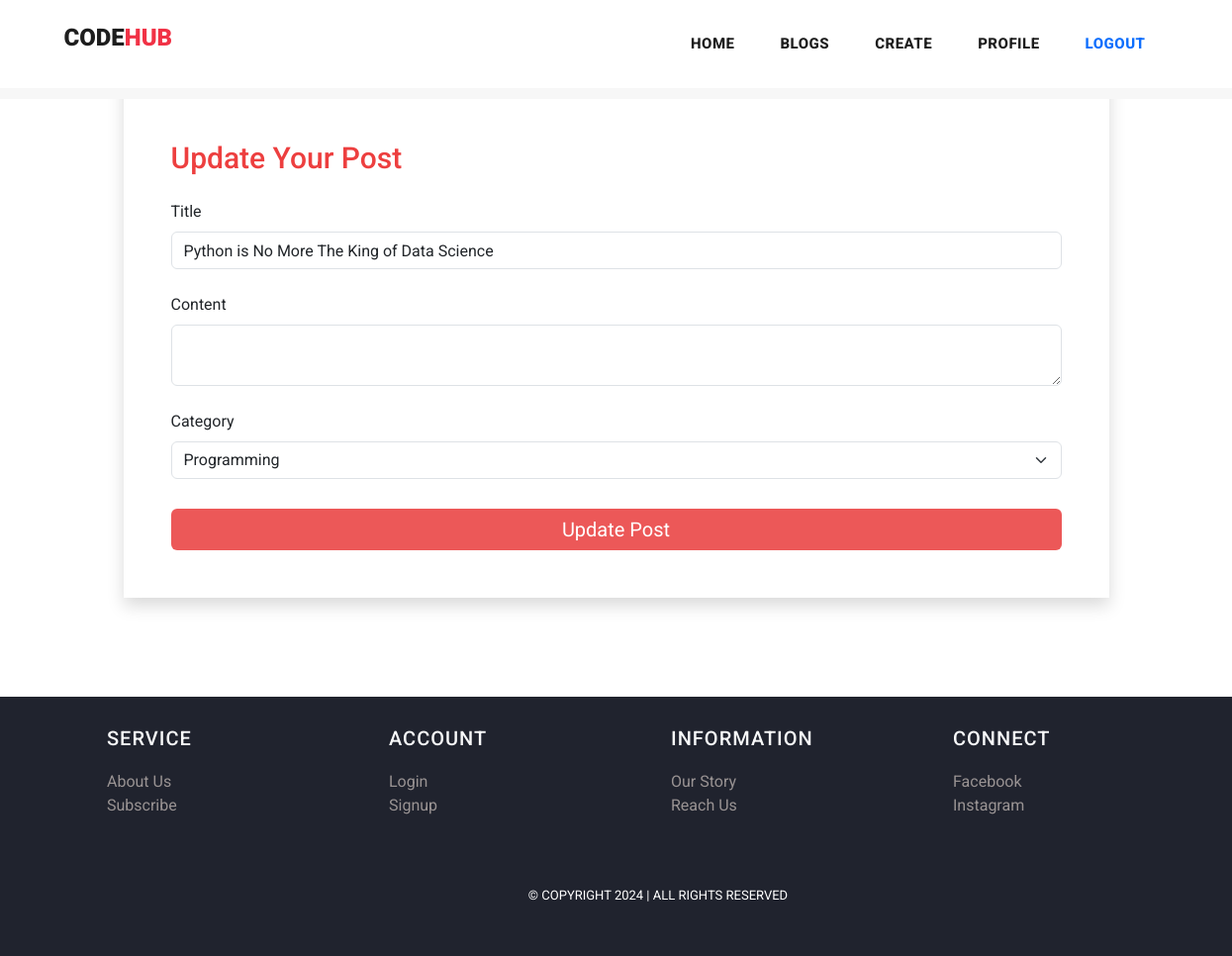
The page /post/edit/8 (signed in) on the database its author committed.
### myapp/models.py (models this page shows, shortened)
class Post(models.Model):
    postname = models.CharField(max_length=600)
    CATEGORY_CHOICES = [
        ('Programming', 'Programming'),
        ('Travel', 'Travel'),
        ('Education', 'Education'),
        ('Technology', 'Technology'),
        ('ArtificialIntelligence', 'ArtificialIntelligence'),
    ]
    category = models.CharField(max_length=600, choices=CATEGORY_CHOICES)
    image = models.ImageField(upload_to='images/posts',blank=True,null=True)
    content = tinymce_models.HTMLField()
    time = models.CharField(default=time,max_length=100, blank=True)
    likes = models.IntegerField(null=True,blank=True,default=0)
    user = models.ForeignKey(User,on_delete=models.CASCADE)
    STATUS_CHOICES = [
        ('active', 'Active'),
        ('inactive', 'Inactive'),
    ]
    status = models.CharField(max_length=8, choices=STATUS_CHOICES, default='active')

### myapp/views.py (the view, shortened to what this page needs)
# urls.py: path("post/edit/<int:id>",views.editpost,name="editpost"),
@login_required(login_url='signin')
def editpost(request, id):
    post = get_object_or_404(Post, id=id)
    if post.status != 'active':
        messages.error(request, "")
        return redirect('index')
    if post.user != request.user:
        return redirect('index')
    return render(request, "postedit.html", {'post': post})

### templates/postedit.html (shortened to what this page needs)
{% load static %}
<!DOCTYPE html>
<html lang="en">
<head>
  <link href="https://cdn.jsdelivr.net/npm/bootstrap@5.3.0-alpha3/dist/css/bootstrap.min.css" rel="stylesheet"
>
  <link href="{% static 'vendor/bootstrap/css/bootstrap.min.css' %}" rel="stylesheet">
  <link href="https://cdn.jsdelivr.net/npm/bootstrap@5.3.1/dist/css/bootstrap.min.css" rel="stylesheet"
>
  <link rel="stylesheet" href="{% static 'assets/css/fontawesome.css' %}">
  <link rel="stylesheet" href="{% static 'assets/css/templatemo-stand-blog.css' %}">
  <link rel="stylesheet" href="{% static 'assets/css/owl.css' %}">
</head>
<body>
  <header class="header-area">
    <nav class="navbar navbar-expand-lg navbar-light bg-white">
      <div class="container">
        <a class="navbar-brand" href="{% url 'index' %}">
          <h2>Code<span style="color: rgb(241, 50, 70);">Hub</span></h2>
        </a>
        <div class="collapse navbar-collapse" id="navbarResponsive">
          <ul class="navbar-nav ml-auto">
            <li class="nav-item">
              <a class="nav-link" href="{% url 'index' %}">Home <span class="sr-only">(current)</span></a>
            </li>
            <li class="nav-item">
              <a class="nav-link" href="{% url 'blog' %}">Blogs</a>
            </li>
            {% if user.is_authenticated %}
            <li class="nav-item">
              <a class="nav-link" href="{% url 'create' %}">Create</a>
            </li>
            <li class="nav-item">
              <a class="nav-link" href="{% url 'profile' %}">Profile</a>
            </li>
            <li class="nav-item">
              <a class="nav-link text-primary" href="{% url 'logout' %}">Logout</a>
            </li>
            {% else %}
            <li class="nav-item">
              <a class="nav-link text-primary" href="{% url 'signin' %}">Login</a>
            </li>
            {% endif %}
          </ul>
        </div>
      </div>
    </nav>
  </header>
  <main>
    <form action="{% url 'editpost' post.id %}" class="p-5 shadow" method="post" enctype="multipart/form-data">
      <h5 class="mt-4 mb-4">Update Your Post</h5>
      <label for="postname" class="form-label">Title</label>
      <div class="input-group">
        <input type="text" class="form-control" id="postname" name="postname" value="{{post.postname}}" autocomplete="off" required>
      </div>
      <br>
      <label for="content" class="form-label">Content</label>
      <textarea class="form-control" id="content" name="content" required>{{post.content}}</textarea>
      <br>
      <label for="category" class="form-label">Category</label>
      <select class="form-select" id="category" name="category" required>
        <option value="Programming" {% if post.category == "Programming" %}selected{% endif %}>Programming</option>
      </select>
      <button class="btn">Update Post</button>
      <br>
    </form>
  </main>
  {% include 'footer.html' %}
</body>
</html>

### static/assets/css/templatemo-stand-blog.css (style rules this page uses)
body { font-family: 'Roboto', sans-serif; overflow-x: hidden; text-rendering: optimizeLegibility; -webkit-font-smoothing: antialiased; -moz-osx-font-smoothing: grayscale; }
a { text-decoration: none!important; }
ul { padding: 0; margin: 0; list-style: none; }
h1,h2,h3,h4,h5,h6 { margin: 0px; }
header { position: absolute; z-index: 99999; width: 100%; height: 100px; background-color: #f7f7f7; -webkit-transition: all 0.3s ease-in-out 0s; -moz-transition: all 0.3s ease-in-out 0s; -o-transition: all 0.3s ease-in-out 0s; transition: all 0.3s ease-in-out 0s; }
header .navbar { padding: 25px 0px; }
.navbar .navbar-brand { float: left; margin-top: -12px; outline: none; }
.navbar .navbar-brand h2 { color: #1e1e1e; text-transform: uppercase; font-size: 24px; font-weight: 900; -webkit-transition: all .3s ease 0s; -moz-transition: all .3s ease 0s; -o-transition: all .3s ease 0s; transition: all .3s ease 0s; }
#navbarResponsive { z-index: 999; }
.navbar-collapse { text-align: center; }
.navbar .navbar-nav .nav-item { margin: 0px 15px; }
.navbar .navbar-nav a.nav-link { text-transform: capitalize; font-size: 15px; font-weight: 800; text-transform: uppercase; letter-spacing: 0.5px; color: #1e1e1e; transition: all 0.3s; }

### templates/postedit.html (style rules this page uses)
body { font-family: 'Roboto', sans-serif; display: flex; flex-direction: column; min-height: 100vh; }
header { flex-shrink: 0; }
main { flex-grow: 1; display: flex; justify-content: center; align-items: center; padding-top: 50px; }
form { width: 80%; margin-top: 20px; }
h5 { color: rgb(237, 63, 63); font-weight: 500; font-size: 30px; margin-bottom: 20px; }
.btn { margin-top: 30px; background: rgb(236, 88, 88); width: 100%; color: #fff; font-size: 20px; padding: 5px; }
a { text-decoration: none; color: #386cbb; }

### templates/footer.html (style rules this page uses)
li { text-decoration: none; text-align: left; }
li a { color: rgb(153, 147, 147); }

### rows shown on the page
Post: postname "Python is No More The King of Data Science", category "Programming"
